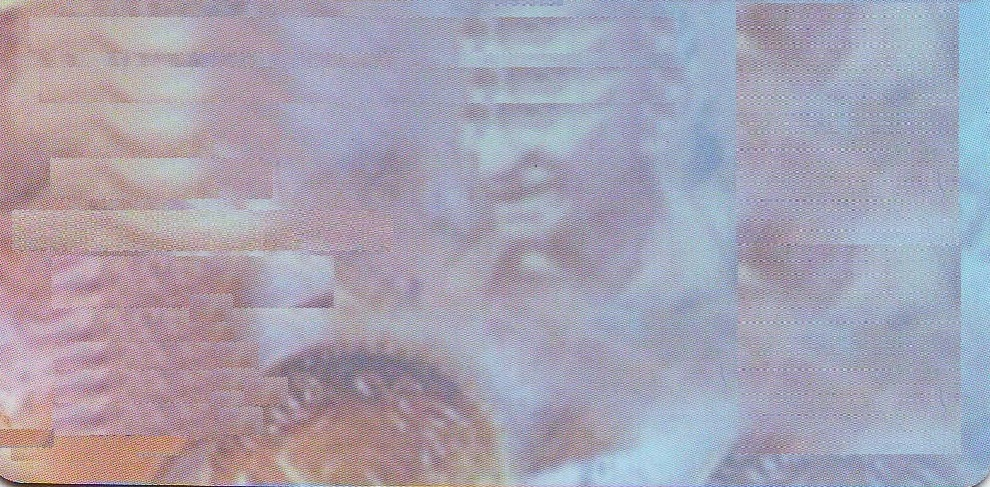
#> input picture PAN Card Backgrounds/1.jpg, 990 x 487 px, found by its file name
$ jupyter execute 'Image Deskewing Code.ipynb'   (older library calls are emulated)
#> lines starting #> are read from the running program, lines starting #| are printed output that depends on the picture; after the words box and inside, x2 and y2 are one past the last pixel; in counts of white or black regions, pixels touching at a corner belong together; long printed decimals are rounded
[cell 1]
import cv2

[cell 2]
import numpy as np

[cell 3]
import codecs

[cell 4]
import math

[cell 5]
from cv2 import line,resize, imwrite, imshow, boundingRect, countNonZero, cvtColor, drawContours, findContours, getStructuringElement, imread, morphologyEx, pyrDown, rectangle, threshold

[cell 6]
img = imread(r'C:\Users\u293217\Downloads\1.jpg')
#> img is the input picture: shape (487, 990, 3); mean B, G, R 176.9, 161.4, 165.8
imgray = cv2.cvtColor(img,cv2.COLOR_BGR2GRAY)
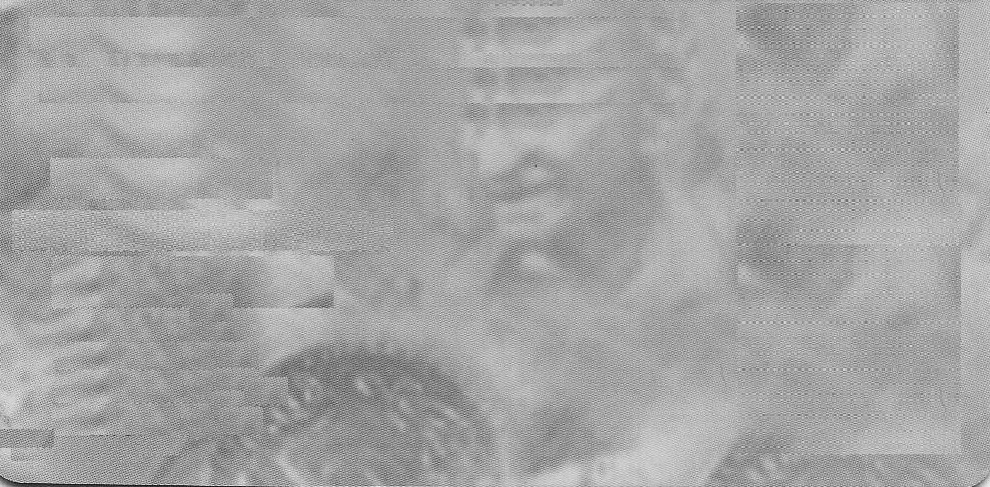
#> imgray: shape (487, 990); min 0, max 247, mean 164.5

[cell 7]
img1 = cv2.Canny(imgray,100,200)
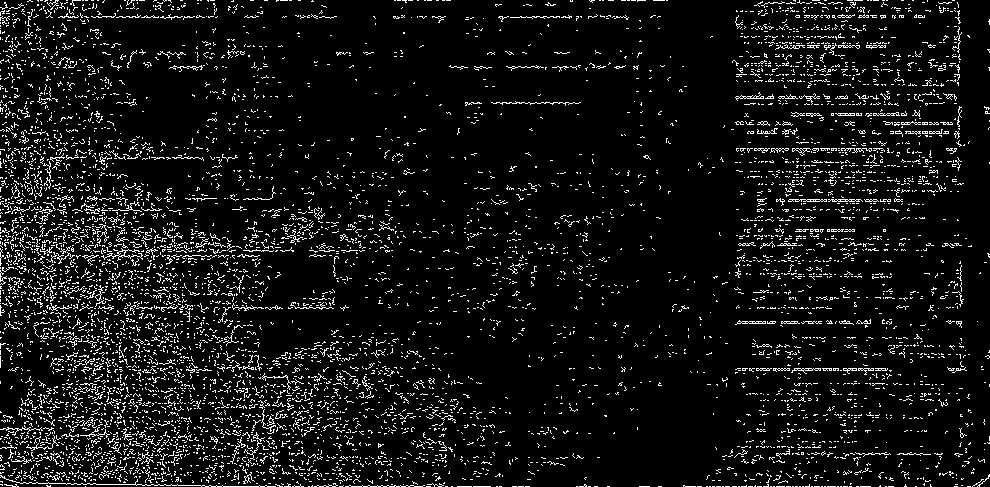
#> img1: shape (487, 990); 7.4% white in thin lines or dots
img1 = cv2.GaussianBlur(img1,(3,3),0)
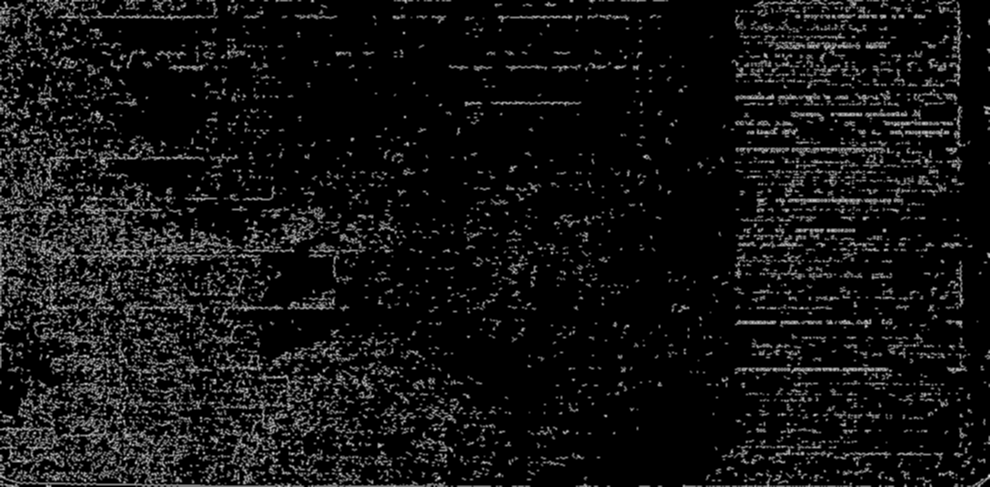
#> img1: shape (487, 990); min 0, max 223, mean 19

[cell 8]
ret,thresh = cv2.threshold(img1,127,255,0)
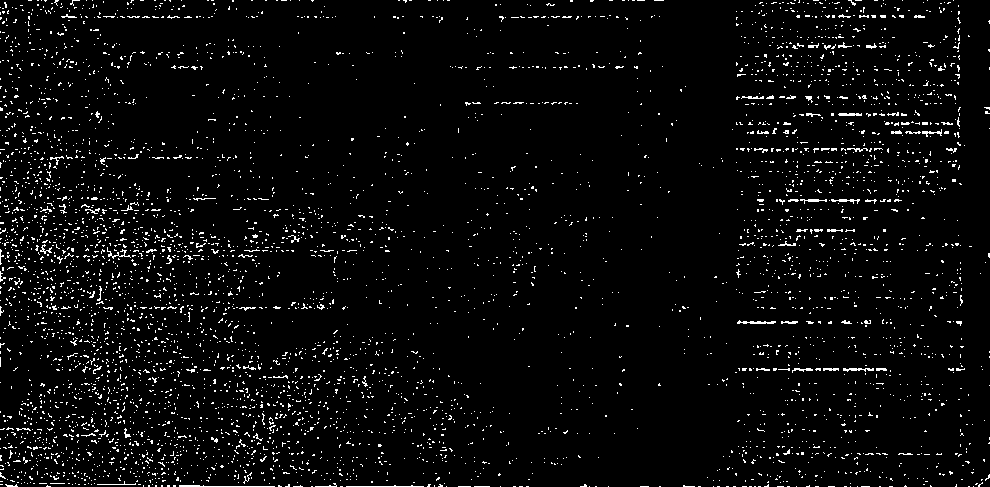
#> thresh: shape (487, 990); 3.8% white in thin lines or dots
im2, contours, hierarchy = cv2.findContours(img1,cv2.RETR_TREE,cv2.CHAIN_APPROX_SIMPLE)
#> contours = 2312 contours, 1570 with area under 20; largest, box (x1, y1, x2, y2) and area: (0, 117, 378, 487) 68488, (95, 255, 240, 344) 4096, (767, 138, 895, 214) 3110, (36, 0, 219, 25) 1332, (307, 450, 449, 487) 1172

[cell 9]
i=0
max = 0
while i<len(contours):
    area = cv2.contourArea(contours[i])
    if area>=max:
        max = area
        n = i;
    i=i+1
#> this loop made 2312 passes
#> (area, max) on passes 10, 30, 40, 49, 58, 106, 109, 1107, 1178: (35, 35), (63.5, 63.5), (89.5, 89.5), (93.5, 93.5), (317, 317), (396, 396), (1172, 1172), (3109.5, 3109.5), (68488, 68488)
#> area on passes 14, 17, 31, 37, 41, 42: 23.5, 24.5, 33.5, 40, 39, 29.5
#> after the loop, i = 2312; max = 68488; n = 1177
cv2.drawContours(img, contours, n, (0,255,0), 1)
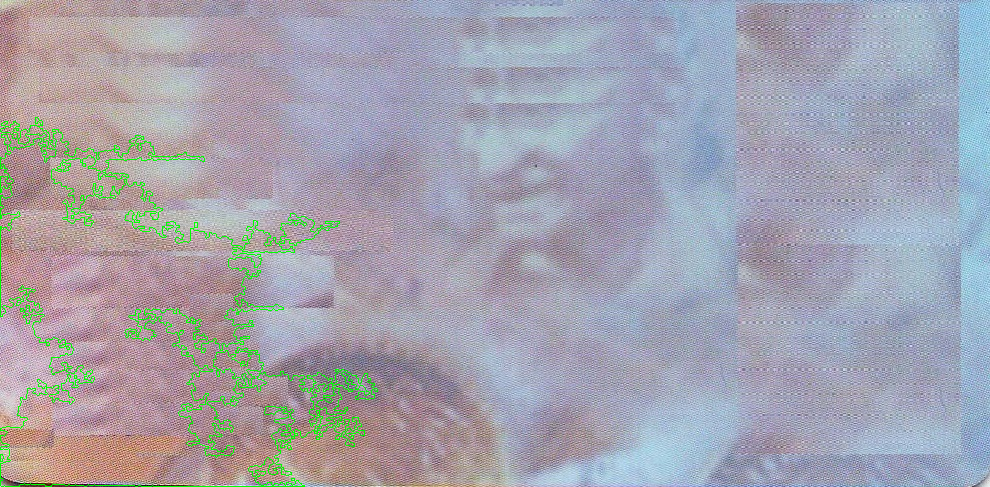
#> img: shape (487, 990, 3); 1.54% of pixels changed, all inside (x1, y1, x2, y2) = (0, 117, 378, 487)

[cell 10]
edges = cv2.Canny(img,50,150,apertureSize = 3)
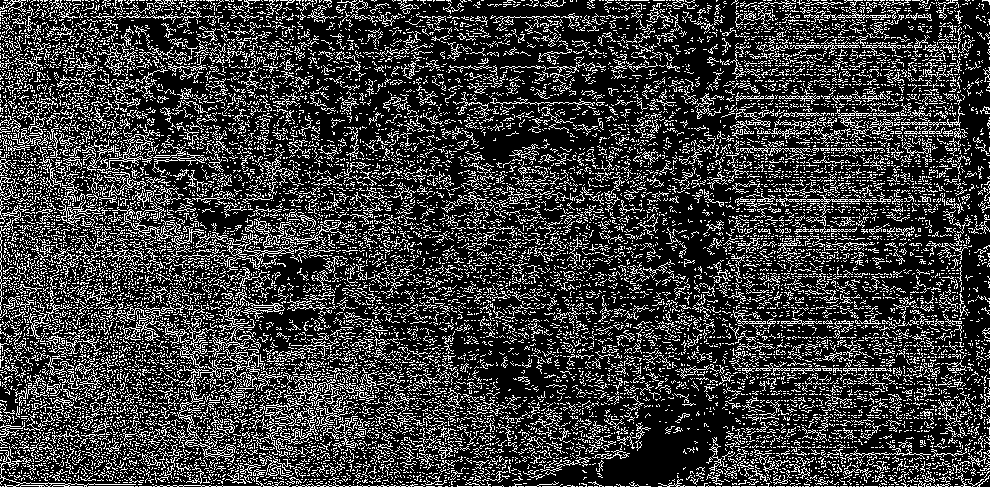
#> edges: shape (487, 990); 23.4% white in thin lines or dots
lines = cv2.HoughLines(edges,1,np.pi/180,50)
for rho,theta in lines[0]:
    a = np.cos(theta)
    b = np.sin(theta)
    x0 = a*rho
    y0 = b*rho
    x1 = int(x0 + 1000*(-b))
    y1 = int(y0 + 1000*(a))
    x2 = int(x0 - 1000*(-b))
    y2 = int(y0 - 1000*(a))
    cv2.line(img,(x1,y1),(x2,y2),(0,0,255),2)
#> this loop made 1 pass
#> (rho, theta, a, b, x0, y0, x1, y1) on pass 1: (486, 1.57, -4.37e-08, 1, -2.12e-05, 486, -1000, 485)
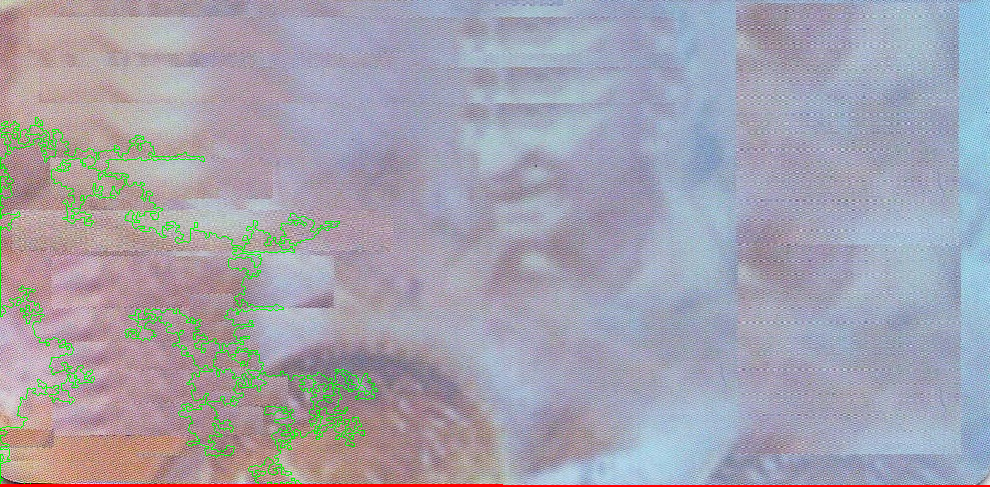
#> img: shape (487, 990, 3); 0.52% of pixels changed, all inside (x1, y1, x2, y2) = (0, 484, 990, 487)

[cell 11]
m = (y2-y1)/(x2-x1)
#> m = 0.0005
angle = math.atan(m)
#> angle = 0.0005
angle = angle*180*7/22
#> angle = 0.0287
print(angle)
#| 0.02865

[cell 12]
rows = np.size(img, 0)
#> rows = 487
cols = np.size(img, 1)
#> cols = 990
M = cv2.getRotationMatrix2D((cols/2,rows/2),360+angle,1)
#> M = [[1, 0.0005, -0.122], [-0.0005, 1, 0.248]]
image1 = imread(r'C:\Users\u293217\Downloads\1.jpg')
dst = cv2.warpAffine(image1,M,(cols,rows))

[cell 13]
deskew_img = dst[x1:x2, y1:y2]
#> deskew_img = 487 rows, first 8: [180, 153, 143], [185, 160, 150], [207, 187, 176], [150, 131, 123], [196, 175, 167], [185, 163, 156], [182, 159, 151], [202, 182, 171]
imwrite(r'C:\Users\u293217\Downloads\x.jpg',dst)
#> Out = True

$ run again, with PAN Card Backgrounds/0.jpg copied over PAN Card Backgrounds/1.jpg
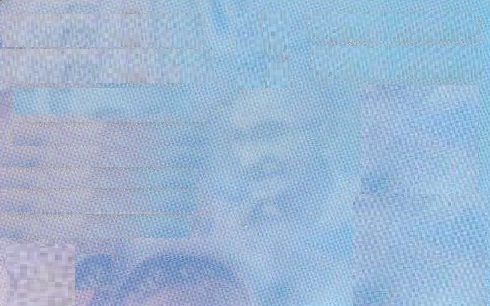
#> input picture PAN Card Backgrounds/0.jpg, 490 x 306 px, found by its file name
#> img is the input picture: shape (306, 490, 3); mean B, G, R 211.3, 182.1, 155.6
#> thresh: shape (306, 490); 1.7% white in thin lines or dots
#> contours = 186 contours, 78 with area under 20; largest, box (x1, y1, x2, y2) and area: (148, 246, 208, 290) 870, (80, 270, 120, 306) 454, (160, 136, 196, 167) 376, (117, 249, 149, 291) 292, (144, 222, 176, 239) 198
#> the loop `while i<len(contours):` made 186 passes
#> (area, max) on passes 3, 4, 8, 15, 23, 40: (27.5, 27.5), (33.5, 33.5), (73, 73), (97.5, 97.5), (454, 454), (869.5, 869.5)
#> after the loop `while i<len(contours):`: i = 186; max = 869.5; n = 39
#> edges: shape (306, 490); 27.9% white in thin lines or dots
#> the loop `for rho,theta in lines[0]:` made 1 pass
#> (rho, theta, a, b, x0, y0, x1, y1) on pass 1: (-134, 2.36, -0.707, 0.707, 94.75, -94.75, -612, -801)
#> after the loop `for rho,theta in lines[0]:`:
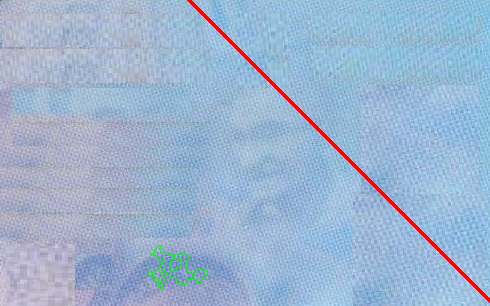
#> img: shape (306, 490, 3); mean B, G, R 208.6, 180.4, 156.4
#> m = 1
#> `angle = math.atan(m)`: angle = 0.785
#> `angle = angle*180*7/22`: angle = 44.98
#| 44.982
#> rows = 306
#> cols = 490
#> M = [[0.707, 0.707, -36.45], [-0.707, 0.707, 218]]
#> `dst = cv2.warpAffine(image1,M,(cols,rows))`:
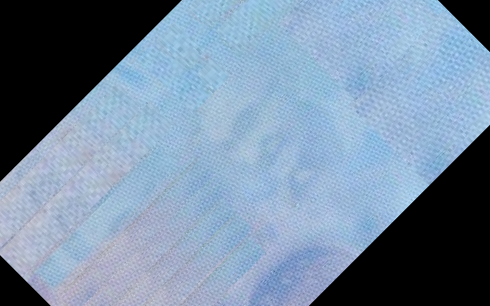
#> dst: shape (306, 490, 3); mean B, G, R 161.7, 139.2, 118.3
#> Out = True
